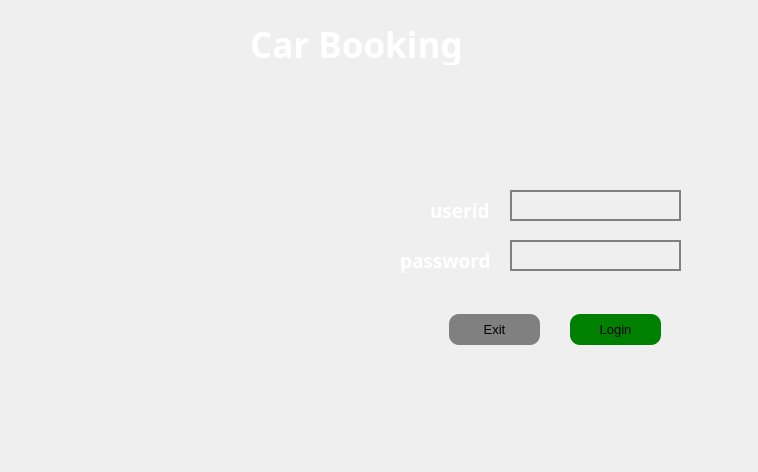
<?xml version="1.0" encoding="UTF-8"?>
<ui version="4.0">
 <class>login</class>
 <widget class="QMainWindow" name="login">
  <property name="geometry">
   <rect>
    <x>0</x>
    <y>0</y>
    <width>758</width>
    <height>472</height>
   </rect>
  </property>
  <property name="windowTitle">
   <string>login</string>
  </property>
  <widget class="QWidget" name="centralwidget">
   <widget class="QLabel" name="label">
    <property name="geometry">
     <rect>
      <x>-580</x>
      <y>-50</y>
      <width>1341</width>
      <height>591</height>
     </rect>
    </property>
    <property name="text">
     <string/>
    </property>
    <property name="pixmap">
     <pixmap>../../../Users/iamdk/OneDrive/Desktop/QT Assets/Project2 Asset/cab3.png</pixmap>
    </property>
   </widget>
   <widget class="QPushButton" name="exitButton">
    <property name="geometry">
     <rect>
      <x>449</x>
      <y>314</y>
      <width>91</width>
      <height>31</height>
     </rect>
    </property>
    <property name="font">
     <font>
      <pointsize>10</pointsize>
     </font>
    </property>
    <property name="styleSheet">
     <string notr="true">background-color: grey;
border-radius:10px;
color: black;</string>
    </property>
    <property name="text">
     <string>Exit</string>
    </property>
   </widget>
   <widget class="QLabel" name="loginTitle">
    <property name="geometry">
     <rect>
      <x>250</x>
      <y>24</y>
      <width>231</width>
      <height>41</height>
     </rect>
    </property>
    <property name="font">
     <font>
      <family>Colonna MT</family>
      <pointsize>26</pointsize>
      <weight>75</weight>
      <bold>true</bold>
     </font>
    </property>
    <property name="styleSheet">
     <string notr="true">color: white;</string>
    </property>
    <property name="text">
     <string>Car Booking</string>
    </property>
   </widget>
   <widget class="QLabel" name="passwordLabel">
    <property name="geometry">
     <rect>
      <x>400</x>
      <y>240</y>
      <width>101</width>
      <height>41</height>
     </rect>
    </property>
    <property name="font">
     <font>
      <family>Colonna MT</family>
      <pointsize>14</pointsize>
      <weight>75</weight>
      <bold>true</bold>
     </font>
    </property>
    <property name="styleSheet">
     <string notr="true">color: white;</string>
    </property>
    <property name="text">
     <string>password</string>
    </property>
   </widget>
   <widget class="QLineEdit" name="passwordLineEdit">
    <property name="geometry">
     <rect>
      <x>510</x>
      <y>240</y>
      <width>171</width>
      <height>31</height>
     </rect>
    </property>
    <property name="font">
     <font>
      <pointsize>12</pointsize>
     </font>
    </property>
    <property name="styleSheet">
     <string notr="true">background-color: transparent;
border: 2px solid grey;
color: white;</string>
    </property>
    <property name="echoMode">
     <enum>QLineEdit::Password</enum>
    </property>
   </widget>
   <widget class="QPushButton" name="loginButton">
    <property name="geometry">
     <rect>
      <x>570</x>
      <y>314</y>
      <width>91</width>
      <height>31</height>
     </rect>
    </property>
    <property name="font">
     <font>
      <pointsize>10</pointsize>
     </font>
    </property>
    <property name="styleSheet">
     <string notr="true">background-color: green;
border-radius:10px;
color: black;</string>
    </property>
    <property name="text">
     <string>Login</string>
    </property>
   </widget>
   <widget class="QLineEdit" name="useridLineEdit">
    <property name="geometry">
     <rect>
      <x>510</x>
      <y>190</y>
      <width>171</width>
      <height>31</height>
     </rect>
    </property>
    <property name="font">
     <font>
      <pointsize>12</pointsize>
     </font>
    </property>
    <property name="styleSheet">
     <string notr="true">background-color: transparent;
border: 2px solid grey;
color: white;</string>
    </property>
   </widget>
   <widget class="QLabel" name="userIDLabel">
    <property name="geometry">
     <rect>
      <x>430</x>
      <y>190</y>
      <width>81</width>
      <height>41</height>
     </rect>
    </property>
    <property name="font">
     <font>
      <family>Colonna MT</family>
      <pointsize>14</pointsize>
      <weight>75</weight>
      <bold>true</bold>
     </font>
    </property>
    <property name="styleSheet">
     <string notr="true">color: white;</string>
    </property>
    <property name="text">
     <string>userid</string>
    </property>
   </widget>
  </widget>
 </widget>
 <resources/>
 <connections/>
</ui>
